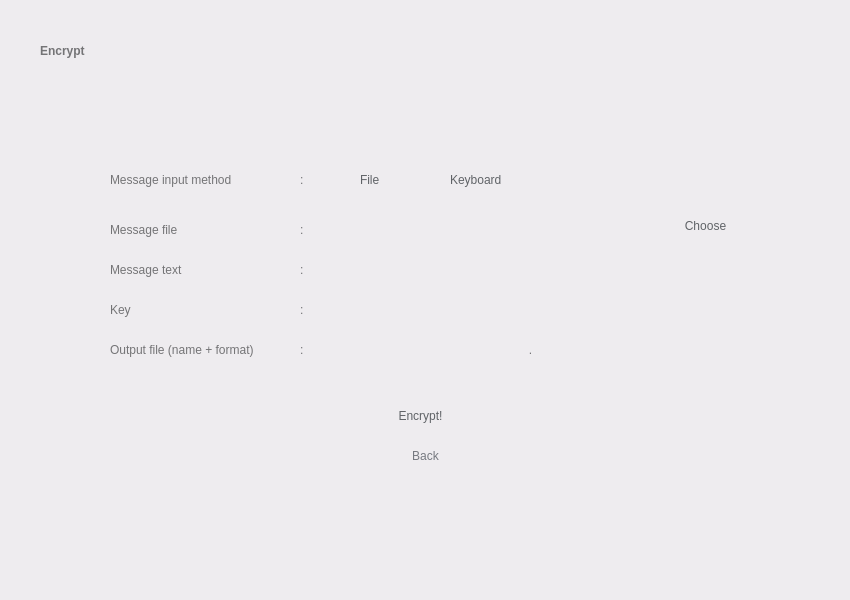
<?xml version="1.0" encoding="UTF-8"?>
<ui version="4.0">
 <class>Widget</class>
 <widget class="QWidget" name="Widget">
  <property name="geometry">
   <rect>
    <x>0</x>
    <y>0</y>
    <width>850</width>
    <height>600</height>
   </rect>
  </property>
  <property name="windowTitle">
   <string>Widget</string>
  </property>
  <property name="styleSheet">
   <string notr="true">background-color: rgb(238, 236, 239);</string>
  </property>
  <widget class="QWidget" name="widget1" native="true">
   <property name="geometry">
    <rect>
     <x>0</x>
     <y>0</y>
     <width>850</width>
     <height>600</height>
    </rect>
   </property>
   <property name="styleSheet">
    <string notr="true">QWidget#widget1 {background-color: rgb(246, 245, 247);};

</string>
   </property>
   <widget class="QLabel" name="label">
    <property name="geometry">
     <rect>
      <x>40</x>
      <y>30</y>
      <width>241</width>
      <height>41</height>
     </rect>
    </property>
    <property name="styleSheet">
     <string notr="true">background-color: rgba(255, 255, 255, 0);
color: rgb(116, 116, 118);
font: 36pt &quot;Product Sans&quot;;
font-weight: bold;
</string>
    </property>
    <property name="text">
     <string>Encrypt</string>
    </property>
    <property name="alignment">
     <set>Qt::AlignLeading|Qt::AlignLeft|Qt::AlignVCenter</set>
    </property>
   </widget>
   <widget class="QPushButton" name="goButton">
    <property name="geometry">
     <rect>
      <x>340</x>
      <y>390</y>
      <width>161</width>
      <height>51</height>
     </rect>
    </property>
    <property name="styleSheet">
     <string notr="true">font: 17pt &quot;Product Sans&quot;;
color: rgb(96, 99, 103);
border-radius: 25px;
</string>
    </property>
    <property name="text">
     <string>Encrypt!</string>
    </property>
   </widget>
   <widget class="QRadioButton" name="inputButton_1">
    <property name="geometry">
     <rect>
      <x>340</x>
      <y>170</y>
      <width>61</width>
      <height>20</height>
     </rect>
    </property>
    <property name="styleSheet">
     <string notr="true">font: 15pt &quot;Product Sans&quot;;
border-radius: 4px;
color: rgb(96, 99, 103);
background-color: rgba(255, 255, 255, 0);
</string>
    </property>
    <property name="text">
     <string>File</string>
    </property>
    <property name="autoExclusive">
     <bool>true</bool>
    </property>
    <attribute name="buttonGroup">
     <string notr="true">buttonGroup</string>
    </attribute>
   </widget>
   <widget class="QRadioButton" name="inputButton_2">
    <property name="geometry">
     <rect>
      <x>430</x>
      <y>170</y>
      <width>101</width>
      <height>20</height>
     </rect>
    </property>
    <property name="styleSheet">
     <string notr="true">font: 15pt &quot;Product Sans&quot;;
background-color: rgba(255, 255, 255, 0);
border-radius: 4px;
color: rgb(96, 99, 103);
</string>
    </property>
    <property name="text">
     <string>Keyboard</string>
    </property>
    <attribute name="buttonGroup">
     <string notr="true">buttonGroup</string>
    </attribute>
   </widget>
   <widget class="QLineEdit" name="inputFileField">
    <property name="geometry">
     <rect>
      <x>320</x>
      <y>210</y>
      <width>341</width>
      <height>31</height>
     </rect>
    </property>
    <property name="styleSheet">
     <string notr="true">border-radius: 2px;
padding-left: 10px;
color: rgb(116, 116, 118);
</string>
    </property>
    <property name="readOnly">
     <bool>true</bool>
    </property>
   </widget>
   <widget class="QLineEdit" name="stegoKeyField">
    <property name="geometry">
     <rect>
      <x>320</x>
      <y>290</y>
      <width>201</width>
      <height>31</height>
     </rect>
    </property>
    <property name="styleSheet">
     <string notr="true">border-radius: 2px;
padding-left: 10px;
color: rgb(116, 116, 118);
</string>
    </property>
   </widget>
   <widget class="QLineEdit" name="inputKeyboardField">
    <property name="geometry">
     <rect>
      <x>320</x>
      <y>250</y>
      <width>341</width>
      <height>31</height>
     </rect>
    </property>
    <property name="styleSheet">
     <string notr="true">border-radius: 2px;
padding-left: 10px;
color: rgb(116, 116, 118);
</string>
    </property>
    <property name="readOnly">
     <bool>true</bool>
    </property>
   </widget>
   <widget class="QPushButton" name="inputFileButton">
    <property name="geometry">
     <rect>
      <x>670</x>
      <y>210</y>
      <width>71</width>
      <height>31</height>
     </rect>
    </property>
    <property name="styleSheet">
     <string notr="true">font: 15pt &quot;Product Sans&quot;;
color: rgb(96, 99, 103);
border-radius: 15px;
</string>
    </property>
    <property name="text">
     <string>Choose</string>
    </property>
   </widget>
   <widget class="QLineEdit" name="outputFileField">
    <property name="geometry">
     <rect>
      <x>320</x>
      <y>330</y>
      <width>201</width>
      <height>31</height>
     </rect>
    </property>
    <property name="styleSheet">
     <string notr="true">border-radius: 2px;
padding-left: 10px;
color: rgb(116, 116, 118);
</string>
    </property>
   </widget>
   <widget class="QLineEdit" name="outputFormatField">
    <property name="geometry">
     <rect>
      <x>540</x>
      <y>330</y>
      <width>121</width>
      <height>31</height>
     </rect>
    </property>
    <property name="styleSheet">
     <string notr="true">border-radius: 2px;
padding-left: 10px;
color: rgb(116, 116, 118);
</string>
    </property>
   </widget>
   <widget class="QLabel" name="label_5">
    <property name="geometry">
     <rect>
      <x>520</x>
      <y>340</y>
      <width>21</width>
      <height>20</height>
     </rect>
    </property>
    <property name="styleSheet">
     <string notr="true">background-color: rgba(255, 255, 255, 0);
font: 15pt &quot;Product Sans&quot;;
color: rgb(116, 116, 118);</string>
    </property>
    <property name="text">
     <string>.</string>
    </property>
    <property name="alignment">
     <set>Qt::AlignCenter</set>
    </property>
   </widget>
   <widget class="QLabel" name="label_6">
    <property name="geometry">
     <rect>
      <x>110</x>
      <y>170</y>
      <width>171</width>
      <height>20</height>
     </rect>
    </property>
    <property name="styleSheet">
     <string notr="true">background-color: rgba(255, 255, 255, 0);
font: 15pt &quot;Product Sans&quot;;
color: rgb(116, 116, 118);</string>
    </property>
    <property name="text">
     <string>Message input method</string>
    </property>
    <property name="alignment">
     <set>Qt::AlignLeading|Qt::AlignLeft|Qt::AlignVCenter</set>
    </property>
   </widget>
   <widget class="QLabel" name="label_7">
    <property name="geometry">
     <rect>
      <x>110</x>
      <y>220</y>
      <width>171</width>
      <height>20</height>
     </rect>
    </property>
    <property name="styleSheet">
     <string notr="true">background-color: rgba(255, 255, 255, 0);
font: 15pt &quot;Product Sans&quot;;
color: rgb(116, 116, 118);</string>
    </property>
    <property name="text">
     <string>Message file</string>
    </property>
    <property name="alignment">
     <set>Qt::AlignLeading|Qt::AlignLeft|Qt::AlignVCenter</set>
    </property>
   </widget>
   <widget class="QLabel" name="label_8">
    <property name="geometry">
     <rect>
      <x>110</x>
      <y>260</y>
      <width>171</width>
      <height>20</height>
     </rect>
    </property>
    <property name="styleSheet">
     <string notr="true">background-color: rgba(255, 255, 255, 0);
font: 15pt &quot;Product Sans&quot;;
color: rgb(116, 116, 118);</string>
    </property>
    <property name="text">
     <string>Message text</string>
    </property>
    <property name="alignment">
     <set>Qt::AlignLeading|Qt::AlignLeft|Qt::AlignVCenter</set>
    </property>
   </widget>
   <widget class="QLabel" name="label_10">
    <property name="geometry">
     <rect>
      <x>110</x>
      <y>300</y>
      <width>171</width>
      <height>20</height>
     </rect>
    </property>
    <property name="styleSheet">
     <string notr="true">background-color: rgba(255, 255, 255, 0);
font: 15pt &quot;Product Sans&quot;;
color: rgb(116, 116, 118);</string>
    </property>
    <property name="text">
     <string>Key</string>
    </property>
    <property name="alignment">
     <set>Qt::AlignLeading|Qt::AlignLeft|Qt::AlignVCenter</set>
    </property>
   </widget>
   <widget class="QLabel" name="label_11">
    <property name="geometry">
     <rect>
      <x>110</x>
      <y>340</y>
      <width>181</width>
      <height>20</height>
     </rect>
    </property>
    <property name="styleSheet">
     <string notr="true">background-color: rgba(255, 255, 255, 0);
font: 15pt &quot;Product Sans&quot;;
color: rgb(116, 116, 118);</string>
    </property>
    <property name="text">
     <string>Output file (name + format)</string>
    </property>
    <property name="alignment">
     <set>Qt::AlignLeading|Qt::AlignLeft|Qt::AlignVCenter</set>
    </property>
   </widget>
   <widget class="QLabel" name="label_12">
    <property name="geometry">
     <rect>
      <x>300</x>
      <y>260</y>
      <width>16</width>
      <height>20</height>
     </rect>
    </property>
    <property name="styleSheet">
     <string notr="true">background-color: rgba(255, 255, 255, 0);
font: 15pt &quot;Product Sans&quot;;
color: rgb(116, 116, 118);</string>
    </property>
    <property name="text">
     <string>:</string>
    </property>
    <property name="alignment">
     <set>Qt::AlignLeading|Qt::AlignLeft|Qt::AlignVCenter</set>
    </property>
   </widget>
   <widget class="QLabel" name="label_13">
    <property name="geometry">
     <rect>
      <x>300</x>
      <y>220</y>
      <width>16</width>
      <height>20</height>
     </rect>
    </property>
    <property name="styleSheet">
     <string notr="true">background-color: rgba(255, 255, 255, 0);
font: 15pt &quot;Product Sans&quot;;
color: rgb(116, 116, 118);</string>
    </property>
    <property name="text">
     <string>:</string>
    </property>
    <property name="alignment">
     <set>Qt::AlignLeading|Qt::AlignLeft|Qt::AlignVCenter</set>
    </property>
   </widget>
   <widget class="QLabel" name="label_15">
    <property name="geometry">
     <rect>
      <x>300</x>
      <y>170</y>
      <width>16</width>
      <height>20</height>
     </rect>
    </property>
    <property name="styleSheet">
     <string notr="true">background-color: rgba(255, 255, 255, 0);
font: 15pt &quot;Product Sans&quot;;
color: rgb(116, 116, 118);</string>
    </property>
    <property name="text">
     <string>:</string>
    </property>
    <property name="alignment">
     <set>Qt::AlignLeading|Qt::AlignLeft|Qt::AlignVCenter</set>
    </property>
   </widget>
   <widget class="QLabel" name="label_17">
    <property name="geometry">
     <rect>
      <x>300</x>
      <y>300</y>
      <width>16</width>
      <height>20</height>
     </rect>
    </property>
    <property name="styleSheet">
     <string notr="true">background-color: rgba(255, 255, 255, 0);
font: 15pt &quot;Product Sans&quot;;
color: rgb(116, 116, 118);</string>
    </property>
    <property name="text">
     <string>:</string>
    </property>
    <property name="alignment">
     <set>Qt::AlignLeading|Qt::AlignLeft|Qt::AlignVCenter</set>
    </property>
   </widget>
   <widget class="QLabel" name="label_18">
    <property name="geometry">
     <rect>
      <x>300</x>
      <y>340</y>
      <width>16</width>
      <height>20</height>
     </rect>
    </property>
    <property name="styleSheet">
     <string notr="true">background-color: rgba(255, 255, 255, 0);
font: 15pt &quot;Product Sans&quot;;
color: rgb(116, 116, 118);</string>
    </property>
    <property name="text">
     <string>:</string>
    </property>
    <property name="alignment">
     <set>Qt::AlignLeading|Qt::AlignLeft|Qt::AlignVCenter</set>
    </property>
   </widget>
   <widget class="QPushButton" name="backButton">
    <property name="geometry">
     <rect>
      <x>390</x>
      <y>440</y>
      <width>71</width>
      <height>31</height>
     </rect>
    </property>
    <property name="styleSheet">
     <string notr="true">font: 12pt &quot;Product Sans&quot;;
color: rgb(118, 121, 128);
background-color: rgba(255, 255, 255, 0);
border-radius: 15px;
</string>
    </property>
    <property name="text">
     <string>Back</string>
    </property>
   </widget>
  </widget>
 </widget>
 <resources/>
 <connections/>
 <buttongroups>
  <buttongroup name="buttonGroup_3"/>
  <buttongroup name="buttonGroup"/>
  <buttongroup name="buttonGroup_2"/>
 </buttongroups>
</ui>
